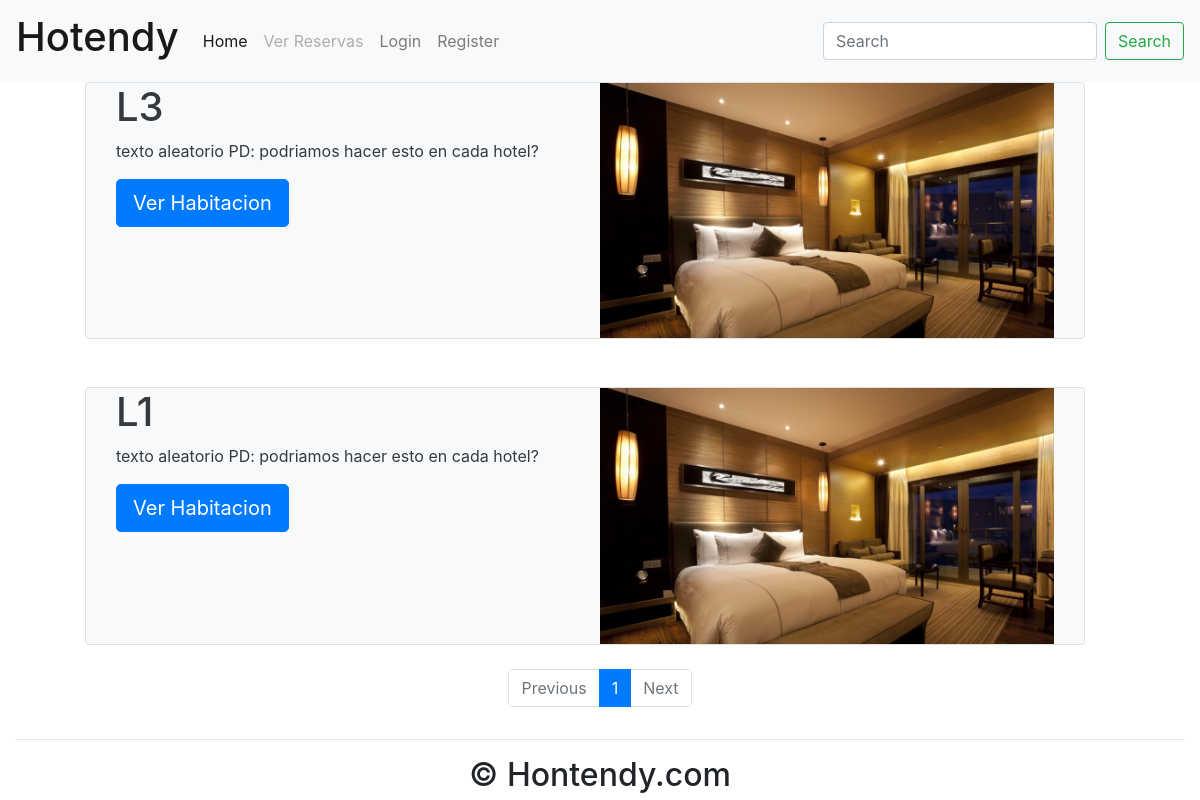
Page /hoteles/1/ on the earlier database version.
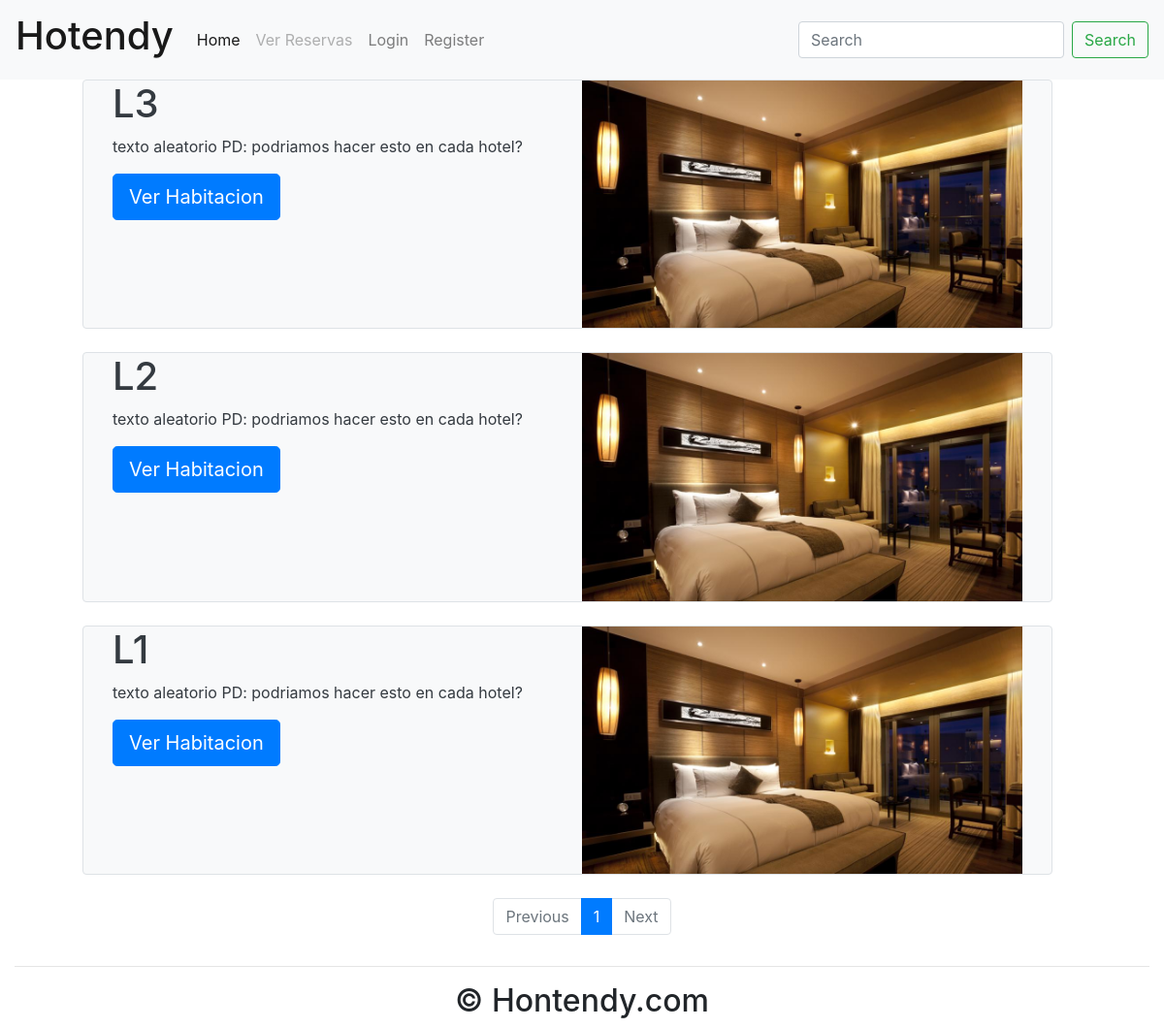
Same page on the later database version.
### Proyecto/models.py (models this page shows, shortened)
class Habitacion(models.Model):
    precio_noche = models.IntegerField()
    descripcion = models.TextField(max_length=500, default="Descripcion estandar")
    num_habitacion = models.CharField(max_length= 5)
    cant_dormitorios = models.IntegerField()
    cant_banios = models.IntegerField()
    status_estado = [
        ('Disponible', 'D'),
        ('Ocupado', 'O'),
    ]
    estado = models.CharField(max_length=50, choices=status_estado, default='Disponible')
    status=[
    ('Suite', 'Suite'),
    ('Matrimonial', 'Matrimonial'),
    ('Individual', 'Individual'),
    ('Familiar', 'Familiar'),
    ('Normal', 'Normal'),
    ('Presidencial', 'Presidencial'),
    ]
    tipo_habitacion = models.CharField(max_length = 50,choices = status, default='Normal')
    img_habitacion = models.ImageField(max_length=100, default='/img_habitacion/habitacion_prueba.jpg', upload_to='img_habitacion/', blank=True, null=True)
    class Meta:
        verbose_name = 'Habitacion'
        verbose_name_plural = 'Habitaciones'

### Proyecto/views.py (the view)
# urls.py: path('hoteles/<str:Hotel>/',HotelesView2,name="hoteles"),
def HotelesView2(request, Hotel):
    from .models import Hotel as hotel
    hoteles = hotel.objects.get(pk=Hotel)  # Aca deberiamos llamar a las habitaciones del hotel que queremos
    h = hoteles.habitaciones.all() #Tomamos SOLO las habitaciones del hotel para hacer el pagination
    paginator = Paginator(h, 9)
    page_number = request.GET.get('page')
    page_obj = paginator.get_page(page_number)
    context = {
        'hoteles': hoteles,
        'habitaciones': page_obj,
        'h': h,
    }
    return render(request, 'Proyecto/hoteles2.html', context)

### templates/Proyecto/hoteles2.html
{% extends 'Proyecto/home2.html' %}
{% block content %}
    <div class="container-fluid padding">
        {% for habitacion in habitaciones %}
            <div class="row padding">
                <div class="col-lg-1"></div>
                {% if habitacion.estado == "Disponible" %}
                    <div class="row padding col-lg-10 rounded bg-light text-dark border">
                        <div class="col">
                            <h1>{{ habitacion.num_habitacion }}</h1>
                            <p>texto aleatorio PD: podriamos hacer esto en cada hotel?</p>
                            <a href="{% url "habitaciones" habitacion.id %}">
                                <button class="btn btn-primary btn-lg">Ver Habitacion</button>
                            </a>
                        </div>
                        <div class="col">
                            <img src=/media/{{ habitacion.img_habitacion }} class="img-fluid">
                        </div>
                    </div>
                {% else %}
                    <div class="row padding col-lg-10 rounded"></div>
                {% endif %}
                <div class="col-lg-1"></div>
            </div>
            <br>
        {% endfor %}
        <nav aria-label="">
            <ul class="pagination justify-content-center">
                {% if habitaciones.has_previous %}
                    <li class="page-item">
                        <a class="page-link" href="?page={{ habitaciones.previous_page_number }}">Previous</a>
                    </li>
                {% else %}
                    <li class="page-item disabled">
                        <a class="page-link" href="#" tabindex="-1" aria-disabled="true">Previous</a>
                    </li>
                {% endif %}
                {% for i in habitaciones.paginator.page_range %}
                    {% if habitaciones.number == i %}
                        <li class="page-item active" aria-current="page">
                            <span class="page-link">
                                {{ i }}<span class="sr-only">(current)</span>
                            </span>
                        </li>
                    {% else %}
                        <li class="page-item"><a class="page-link" href="?page={{ i }}">{{ i }}</a></li>
                    {% endif %}
                {% endfor %}
                {% if habitaciones.has_next %}
                    <li class="page-item">
                        <a class="page-link" href="?page={{ habitaciones.next_page_number }}">Next</a>
                    </li>
                {% else %}
                    <li class="page-item disabled">
                        <a class="page-link" href="#" tabindex="-1" aria-disabled="true">Next</a>
                    </li>
                {% endif %}
            </ul>
        </nav>
    </div>
{% endblock %}
{% block footer %}
    <footer>
        <div class="container-fluid padding">
            <div class="row text-center">
                <div class="col-12">
                    <hr class="light">
                    <h2>&copy; Hontendy.com</h2>
                </div>
            </div>
        </div>
    </footer>
{% endblock %}

### templates/Proyecto/home2.html (shortened to what this page needs)
<!DOCTYPE html>
<html lang="en">
<head>
    <link rel="stylesheet" href="https://cdn.jsdelivr.net/npm/bootstrap@4.5.3/dist/css/bootstrap.min.css"
>
</head>
<body>
{% block nav %}
    <header>
        {% include 'Proyecto/nav.html' %}
    </header>
{% endblock %}
{% block content %}{% endblock %}
{% block footer %}{% endblock %}
</body>
</html>

### templates/Proyecto/nav.html (shortened to what this page needs)
<nav class="navbar navbar-expand-lg navbar-light bg-light">
    <a class="navbar-brand" href="{% url 'home' %}"><h1>Hotendy</h1></a>
    <div class="collapse navbar-collapse" id="navbarResponsive">
        <ul class="navbar-nav mr-auto">
            <li class="nav-item active">
                <a class="nav-link" href="{% url 'home' %}">Home <span class="sr-only">(current)</span></a>
            </li>
            <li class="nav-item">
                {% if request.user.is_authenticated %}
                    <a class="nav-link" href="{% url "deshacer_reserva"%}">Ver Reservas</a>
                {% else %}
                    <a class="nav-link disabled" aria-disabled="true" href="">Ver Reservas</a>
                {% endif %}
            </li>
            <li class="nav-item">
                {% if request.user.is_authenticated %}
                    <a class="nav-link" href="{% url 'logout' %}">Logout</a>
                {% else %}
                    <a class="nav-link " href="{% url 'login' %}">Login</a>
                {% endif %}
            </li>
            <li class="nav-item">
                <a class="nav-link " href="{% url 'register' %}">Register</a>
            </li>
        </ul>
        <form class="form-inline my-2 my-lg-0">
            <input class="form-control mr-sm-2" type="search" placeholder="Search" aria-label="Search" name="search">
            <button class="btn btn-outline-success my-2 my-sm-0" type="submit">Search</button>
        </form>
    </div>
</nav>

Differences in the rows shown:
now on this page (row edited): Habitacion: num_habitacion "L2", img_habitacion (picture)
